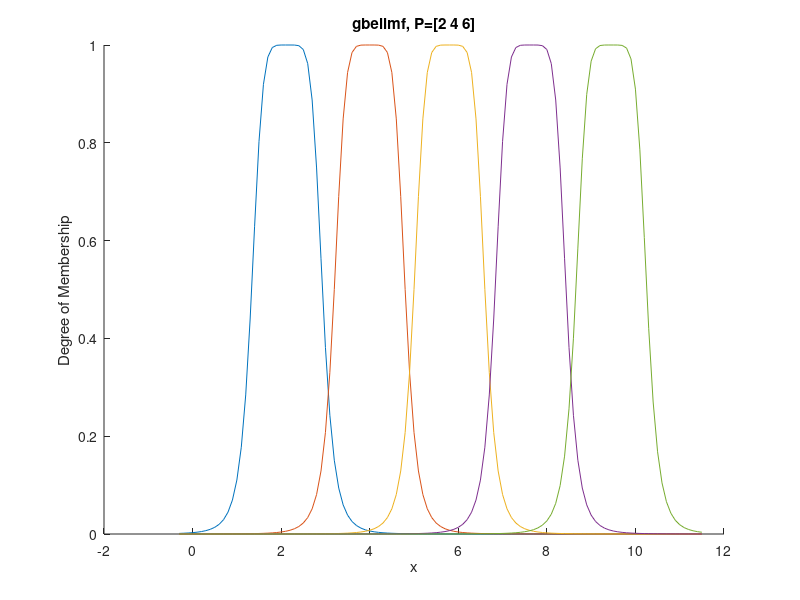

Reproduce this figure in MATLAB.
x = -.3:0.1:11.5;
bell_shape = [0.8 3];
y = gbellmf(x,[bell_shape(1,1) bell_shape(1,2) 2.133]);
y2 = gbellmf(x,[bell_shape(1,1) bell_shape(1,2) 4]);
y3 = gbellmf(x,[bell_shape(1,1) bell_shape(1,2) 5.8]);
y4 = gbellmf(x,[bell_shape(1,1) bell_shape(1,2) 7.633]);
y5 = gbellmf(x,[bell_shape(1,1) bell_shape(1,2) 9.4557]);
hold on
plot(x,y)
plot(x,y2)
plot(x,y3)
plot(x,y4)
plot(x,y5)

title('gbellmf, P=[2 4 6]')
xlabel('x')
ylabel('Degree of Membership')
hold off